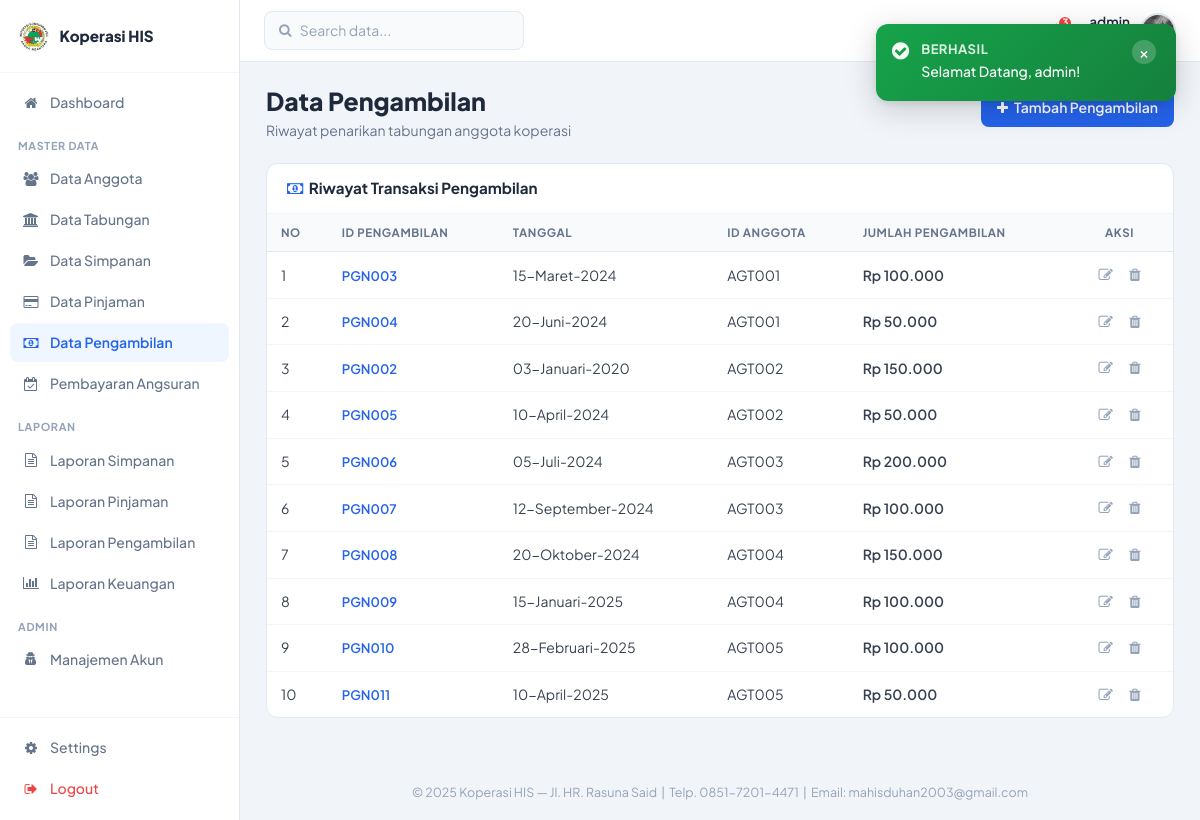
/admin/datapengambilan.php (signed in), run on the app's committed database.
### tables this page shows
CREATE TABLE `tbl_pengambilan` (
  `id_pengambilan` varchar(6) NOT NULL,
  `tgl_pengambilan` date NOT NULL,
  `id_anggota` varchar(6) NOT NULL,
  `jumlah_pengambilan` int NOT NULL
);

CREATE TABLE `tbl_tabungan` (
  `id_tabungan` varchar(6) NOT NULL,
  `id_anggota` varchar(6) NOT NULL,
  `saldo` int NOT NULL,
  `saldo_wajib` int NOT NULL
);

### admin/datapengambilan.php (the view)
<?php
	include ("style/header.php");
	include ("style/sidebar.php");
	function tgl_indo($tanggal){
		$bulan = array(
			1 => 'Januari',
			'Februari',
			'Maret',
			'April',
			'Mei',
			'Juni',
			'Juli',
			'Agustus',
			'September',
			'Oktober',
			'November',
			'Desember',);
		$pecahkan = explode('-', $tanggal);
		return $pecahkan[2] . '-' . $bulan[(int)$pecahkan[1]] . '-' . $pecahkan[0];
	}
?>
<div class="sk-header-row">
  <div>
    <h1 class="sk-page-title">Data Pengambilan</h1>
    <p class="sk-page-subtitle">Riwayat penarikan tabungan anggota koperasi</p>
  </div>
  <div class="sk-page-actions">
    <a href="tambahpengambilan.php" class="sk-btn sk-btn-primary"><i class="fa fa-plus"></i> Tambah Pengambilan</a>
  </div>
</div>
<div class="sk-card">
  <div class="sk-card-header">
    <h5 class="sk-card-title"><i class="fa fa-money" style="color:#2563EB"></i>&nbsp; Riwayat Transaksi Pengambilan</h5>
  </div>
  <div class="sk-table-wrap">
    <table class="sk-table">
      <thead>
        <tr>
          <th>No</th>
          <th>ID Pengambilan</th>
          <th>Tanggal</th>
          <th>ID Anggota</th>
          <th>Jumlah Pengambilan</th>
          <th style="text-align:center;">Aksi</th>
        </tr>
      </thead>
      <tbody>
        <?php
        $no = 1;
        include ("../config/koneksi.php");
        $sql = mysqli_query($konek, "SELECT * FROM tbl_pengambilan a LEFT JOIN tbl_tabungan b ON a.id_anggota=b.id_anggota");
        while ($data = mysqli_fetch_array($sql)){
        ?>
        <tr>
          <td><?php echo $no++; ?></td>
          <td><span class="sk-id-link"><?php echo $data['id_pengambilan']; ?></span></td>
          <td><?php echo tgl_indo($data['tgl_pengambilan']); ?></td>
          <td><?php echo $data['id_anggota']; ?></td>
          <td class="amt-red"><?php echo 'Rp '.number_format($data['jumlah_pengambilan'],0,',','.'); ?></td>
          <td style="text-align:center;white-space:nowrap;">
            <a href="editpengambilan.php?kd=<?php echo $data['id_pengambilan']; ?>" class="sk-btn-icon-act" title="Edit"><i class="fa fa-edit"></i></a>
            <a href="hapuspengambilan.php?kd=<?php echo $data['id_pengambilan']; ?>" class="sk-btn-icon-act danger" title="Hapus" onclick="return confirm('Yakin hapus data pengambilan ini?')"><i class="fa fa-trash"></i></a>
          </td>
        </tr>
        <?php } ?>
      </tbody>
    </table>
  </div>
</div>
<?php include ("style/footer.php"); ?>

### assets/css/sekretaris-theme.css (style rules this page uses)
html { font-size: 16px; }
*, *::before, *::after { box-sizing: border-box; margin: 0; padding: 0; }
body.sk-body { font-family: 'Plus Jakarta Sans', 'Segoe UI', sans-serif; background: #F1F5F9; font-size: 15px; color: #1E293B; min-height: 100vh; line-height: 1.5; }
.sk-header-row { display: flex; align-items: flex-start; justify-content: space-between; margin-bottom: 22px; gap: 16px; }
.sk-page-title { font-size: 1.55rem; font-weight: 800; color: #1E293B; margin: 0 0 5px 0; }
.sk-page-subtitle { font-size: 0.875rem; color: #64748B; margin: 0; }
.sk-page-actions { display: flex; gap: 8px; flex-shrink: 0; align-items: center; }
.sk-card { background: white; border-radius: 12px; border: 1px solid #E2E8F0; margin-bottom: 20px; }
.sk-card-header { display: flex; align-items: center; justify-content: space-between; padding: 16px 20px; border-bottom: 1px solid #F1F5F9; }
.sk-card-title { font-size: 0.95rem; font-weight: 700; color: #1E293B; margin: 0; }
.sk-table-wrap { overflow-x: auto; }
.sk-table { width: 100%; border-collapse: collapse; font-size: 0.875rem; }
.sk-table thead th { background: #F8FAFC; color: #64748B; font-size: 0.72rem; font-weight: 700; text-transform: uppercase; letter-spacing: 0.05em; padding: 10px 14px; border-bottom: 1px solid #E2E8F0; white-space: nowrap; }
.sk-table tbody tr { border-bottom: 1px solid #F1F5F9; transition: background 0.1s; }
.sk-table tbody td { padding: 12px 14px; color: #374151; vertical-align: middle; }
.sk-table tbody tr:last-child { border-bottom: none; }
.sk-id-link { color: #2563EB; font-weight: 600; text-decoration: none; font-size: 0.82rem; }
.sk-btn { display: inline-flex; align-items: center; gap: 6px; padding: 9px 16px; border-radius: 8px; font-size: 0.875rem; font-weight: 600; cursor: pointer; border: none; transition: all 0.15s; text-decoration: none; font-family: inherit; white-space: nowrap; }
.sk-btn-primary { background: #2563EB; color: white; }
.sk-btn-icon-act { background: none; border: none; cursor: pointer; color: #94A3B8; padding: 5px 7px; border-radius: 6px; font-size: 0.9rem; transition: all 0.12s; }
.amt-red { color: #DC2626; font-weight: 600; }

### data on the page
tbl_pengambilan: id_pengambilan "PGN003", tgl_pengambilan "15-Maret-2024", tbl_tabungan.id_anggota "AGT001", jumlah_pengambilan "100.000"
tbl_pengambilan: id_pengambilan "PGN004", tgl_pengambilan "20-Juni-2024", tbl_tabungan.id_anggota "AGT001", jumlah_pengambilan "50.000"
tbl_pengambilan: id_pengambilan "PGN002", tgl_pengambilan "03-Januari-2020", tbl_tabungan.id_anggota "AGT002", jumlah_pengambilan "150.000"
tbl_pengambilan: id_pengambilan "PGN005", tgl_pengambilan "10-April-2024", tbl_tabungan.id_anggota "AGT002", jumlah_pengambilan "50.000"
tbl_pengambilan: id_pengambilan "PGN006", tgl_pengambilan "05-Juli-2024", tbl_tabungan.id_anggota "AGT003", jumlah_pengambilan "200.000"
tbl_pengambilan: id_pengambilan "PGN007", tgl_pengambilan "12-September-2024", tbl_tabungan.id_anggota "AGT003", jumlah_pengambilan "100.000"
tbl_pengambilan: id_pengambilan "PGN008", tgl_pengambilan "20-Oktober-2024", tbl_tabungan.id_anggota "AGT004", jumlah_pengambilan "150.000"
tbl_pengambilan: id_pengambilan "PGN009", tgl_pengambilan "15-Januari-2025", tbl_tabungan.id_anggota "AGT004", jumlah_pengambilan "100.000"
tbl_pengambilan: id_pengambilan "PGN010", tgl_pengambilan "28-Februari-2025", tbl_tabungan.id_anggota "AGT005", jumlah_pengambilan "100.000"
tbl_pengambilan: id_pengambilan "PGN011", tgl_pengambilan "10-April-2025", tbl_tabungan.id_anggota "AGT005", jumlah_pengambilan "50.000"

### other printed values
$sk_settings['nama_koperasi'] "Koperasi HIS"
$label "Dashboard Data Anggota Data Tabungan Data Simpanan Data Pinjaman Data Pengambilan Pembayaran Angsuran Laporan Simpanan Laporan Pinjaman Laporan Pengambilan Laporan Keuangan Manajemen Akun"
$notif_count "3"
$_SESSION['username'] "admin"
$f['msg'] "Selamat Datang, admin!"
